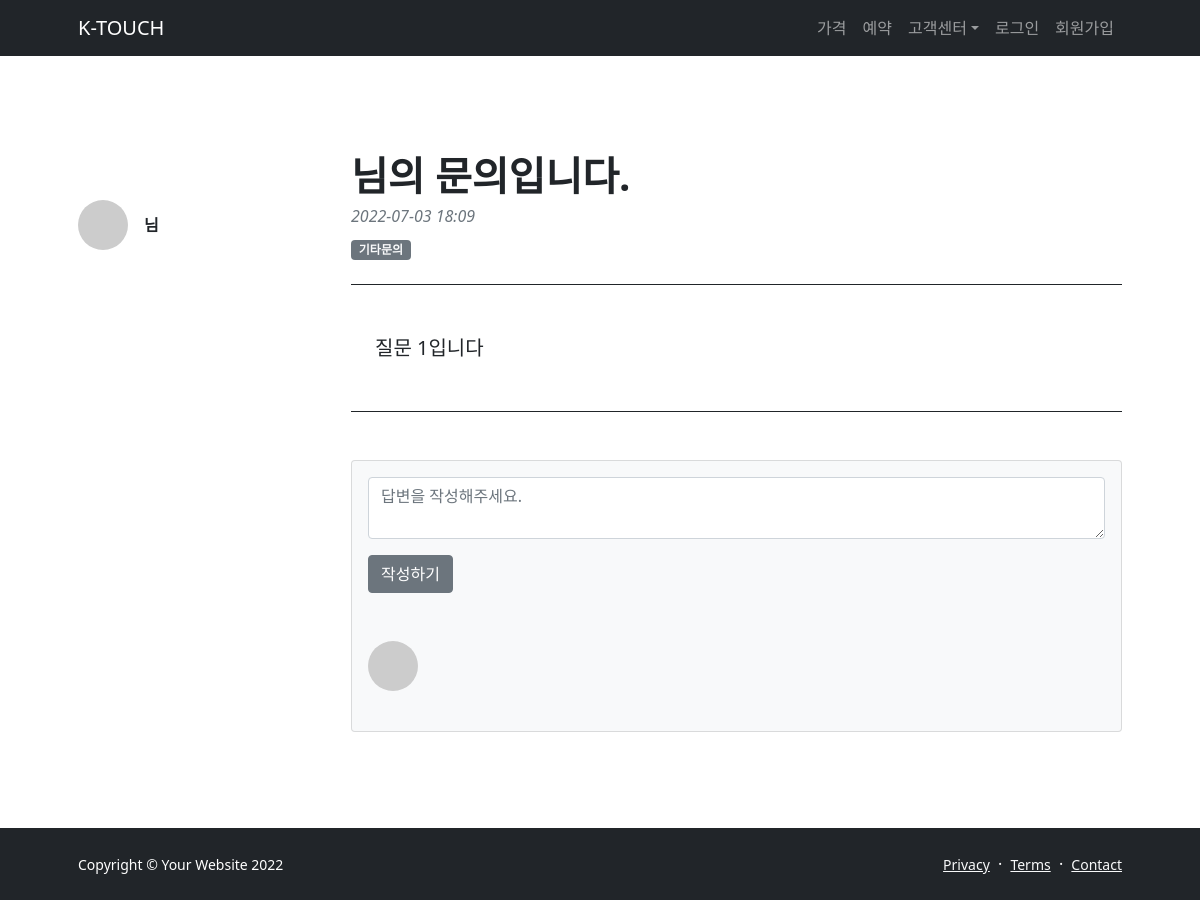
/question/1/, run on an earlier commit of the app's database.
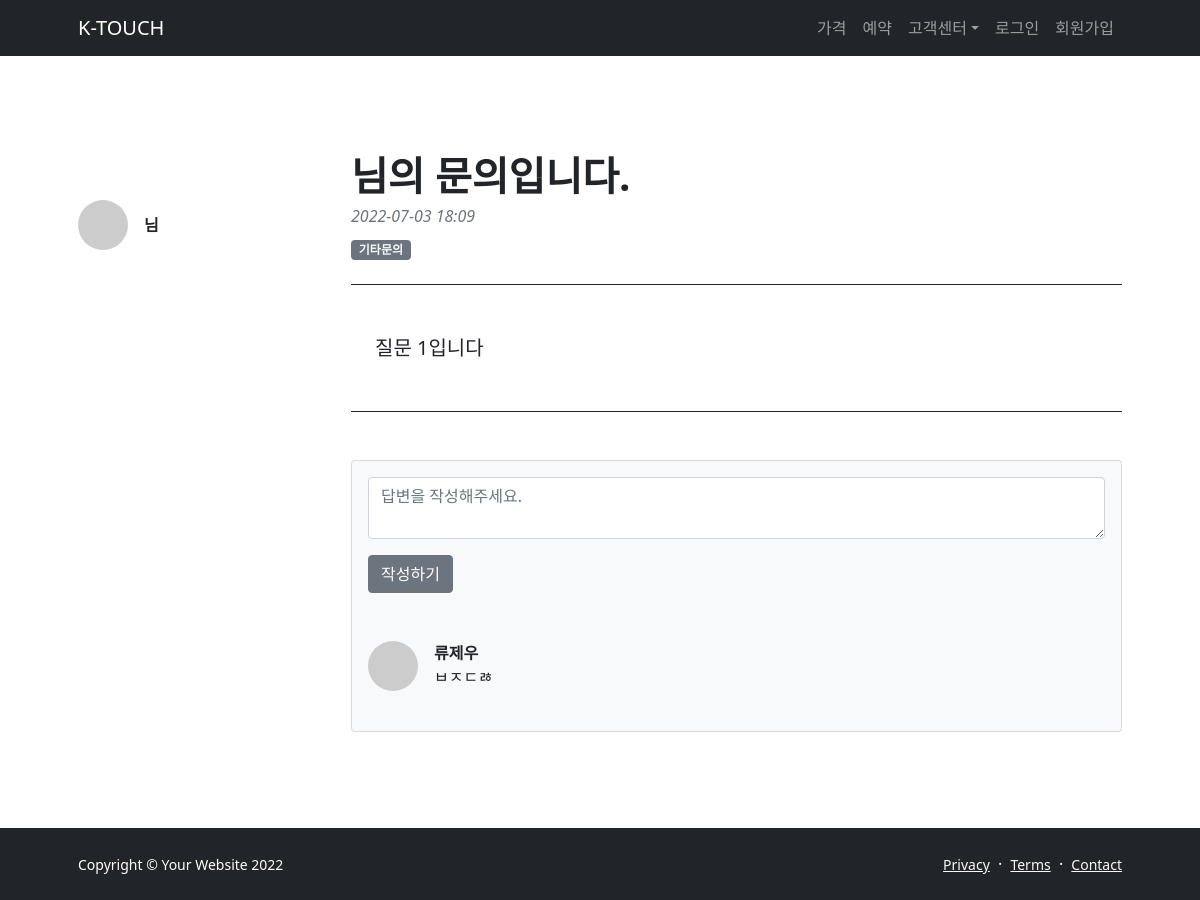
And on a later commit of the database.
### answer/models.py (models this page shows, shortened)
class Answer(models.Model):
    question = models.ForeignKey(  # 어떤 질문에 댓글을 달았는지
        'question.Question', on_delete=models.CASCADE, verbose_name='질문')
    user = models.ForeignKey(  # 답변 작성한 사람
        'user.User', on_delete=models.CASCADE, verbose_name='답변자')
    answer = models.TextField(verbose_name='답변')
    register_date = models.DateTimeField(
        auto_now_add=True, verbose_name='등록날짜')
    class Meta:
        db_table = 'Answer'
        verbose_name = '답변'
        verbose_name_plural = '답변'

### user/models.py (models this page shows)
class User(models.Model):
    uid = models.CharField(verbose_name='아이디', max_length=64, unique=True)
    password = models.CharField(verbose_name='비밀번호', max_length=64)
    phone_number = models.IntegerField(verbose_name='전화 번호')
    name = models.CharField(verbose_name='이름', max_length=64)
    register_date = models.DateTimeField(
        verbose_name='가입 날짜', auto_now_add=True)
    def __str__(self):
        return self.name
    class Meta:
        db_table = 'user'
        verbose_name = '사용자'
        verbose_name_plural = '사용자'

### question/views.py (the view)
# urls.py: path('question/<int:pk>/', QuestionDetail.as_view()),
class QuestionDetail(DetailView):
    template_name = 'question_detail.html'
    queryset = Question.objects.all()
    context_object_name = 'question'
    def get_context_data(self, **kwargs):
        context = super().get_context_data(**kwargs)
        context['form'] = AnswerForm(self.request)
        context['answers'] = Answer.objects.filter(question=self.kwargs['pk'])
        return context

### answer/forms.py (shortened to what this page needs)
class RegisterForm(forms.Form):
    def __init__(self, request, *args, **kwargs):
        super().__init__(*args, **kwargs)
        self.request = request
    question = forms.IntegerField(
        widget=forms.HiddenInput
    )
    answer = forms.CharField(
        error_messages={
            'required': '답변을 입력해주세요.'
        }, label='답변 작성하기'
    )

### question/templates/question_detail.html (shortened to what this page needs)
{% extends "base.html" %}
{% load humanize %}
{% block contents %}
<section class="py-5">
    <div class="container px-5 my-5">
        <div class="row gx-5">
            <div class="col-lg-3">
                <div class="d-flex align-items-center mt-lg-5 mb-4">
                    <img class="img-fluid rounded-circle" src="https://dummyimage.com/50x50/ced4da/6c757d.jpg"
                        alt="..." />
                    <div class="ms-3">
                        <div class="fw-bold">{{ request.session.uid }} 님</div>
                    </div>
                </div>
            </div>
            <div class="col-lg-9">
                <article>
                    <header class="mb-4">
                        <h1 class="fw-bolder mb-1">{{ request.session.uid }} 님의 문의입니다.</h1>
                        <div class="text-muted fst-italic mb-2">{{ question.register_date|date:'Y-m-d H:i' }}</div>
                        <a class="badge bg-secondary text-decoration-none link-light">{{ question.category }}</a>
                    </header>
                    <section class="mb-5">
                        <p class="fs-5 mb-4 py-5 px-4 border-top border-bottom border-dark">{{ question.contents }}</p>
                    </section>
                </article>
                <section>
                    <div class="card bg-light">
                        <div class="card-body">
                            <form method="POST" action="/answer/create/">
                                {% for field in form %}
                                <div class="form-group">
                                    {% if field.name == 'answer' %}
                                    <textarea class="form-control" name="{{ field.name }}" id="{{ field.id_for_label }}"
                                        placeholder="답변을 작성해주세요."></textarea>
                                    {% else %}
                                    <input type="{{ field.field.widget.input_type }}" class="form-control mt-1"
                                        name="{{ field.name }}" id="{{ field.id_for_label }}"
                                        placeholder="{{ field.label }}"
                                        value="{% if field.name == 'question' %}{{ question.id }}{% endif %}" />
                                    {% endif %}
                                </div>
                                {% endfor %}
                                <button type="submit" class="btn btn-secondary mt-3 mb-lg-5">작성하기</button>
                            </form>
                            <div class="d-flex mb-4">
                                <div class="flex-shrink-0"><img class="rounded-circle"
                                        src="https://dummyimage.com/50x50/ced4da/6c757d.jpg" alt="..." /></div>
                                <div class="ms-3">
                                    {% for answer in answers %}
                                    <div class="fw-bold">{{ answer.user }}</div>
                                    {{ answer.answer }}
                                    {% endfor %}
                                </div>
                            </div>
                        </div>
                    </div>
                </section>
            </div>
        </div>
    </div>
</section>
{% endblock %}

What changed in the data, as far as the page shows it:
added Answer: user "류제우", answer "ㅂㅈㄷㅀ"
